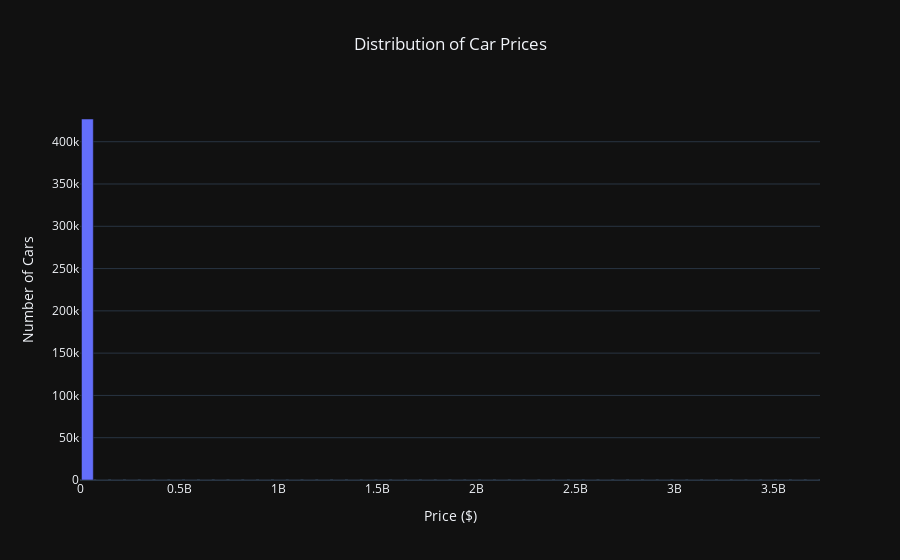

The code cell stored with this chart in its notebook:
### Markdown cell above
***Interpretation:*** Above, I calculated the total number of null values and their percentage for each column in the dataset. The resulting dataframe is sorted by the total number of nulls in descending order, the variable with the highest number of nulls will appear first.

If I drop all missing entries, the resulting dataframe will have `34,868` rows, a significant reduction from the original `426,880` rows. First, I will consider removing the unnecessary columns, and then try again removing the missing entries to validate the amount of data we have left. Based on that result, I will decide which is a better approach if removing the missing entries or fill the data with the mode, mean, or any other value.

The `size` column has the highest number of null values, missing `71.8%` of its entries, which indicates that it may not be a reliable feature for modeling. The `cylinders` column is missing `41.6%` of its entries, which is also a significant amount of missing data. The `condition` column is missing `40.79%` of entries, also a significant amount. The `drive` and `paint_color` columns are missing `30.5%` of entries. The `type` column is missing `21.8%` of entries. The other columns are missing less than `5%` of their entries, which may be more manageable.

I will handle the missing data as follows:
- I will drop the `size` column, as it has the highest number of null values, missing `71.8%` of its entries, which indicates that it may not be a reliable feature for modeling.
- For `cylinders`, since is missing `41.6%` of values, if I fill the data with the mode (most common value), it could reduce the variance of the data and cause potential bias. This is a categorical variable, one of the possible values is `other`, I will assign `other` to all missing entries.
- The `condition` column is also missing significant amount of entries `40.79%`.  This is also a categorical column, I will create a new categorical value called `unknown` and fill the missing values with it. The model will learn if the absence of this information has an impact on price.
- For `drive`, it's missing a significant amount of entries `30.6%`. This is also a categorical column, I will create a new categorical value called `unknown` and fill the missing values with it. The model will learn if the absence of this information has an impact on price.
- For `paint_color` column, the value varies by brand and year. I will create new categorical value called `unknown` and fill the missing values with it.
- For `type`, I will also consider filling the missing values with value `other`, which is a value already present in the column.
- For other columns with less than `5%` missing values, I will consider removing the rows with missing values.

### Code cell
def plot_price_distribution(data, column='price', bins=50, color='#636EFA'):
    counts, bin_edges = np.histogram(data[column], bins=bins)
    bin_centers = (bin_edges[:-1] + bin_edges[1:]) / 2

    agg_df = pd.DataFrame({"bin_center": bin_centers, "count": counts})
    fig = px.bar(agg_df, x="bin_center", y="count",
                 labels={'bin_center': 'Price ($)', 'count': 'Number of Cars'},
                 title='Distribution of Car Prices',
                 color_discrete_sequence=[color])
    fig.update_layout(title_x=0.5)
    fig.show()

plot_price_distribution(df)

### Figure 1 — Plotly figure (JSON) as saved in the notebook; plotly's stock layout.template omitted (floating-point values rounded to 4 significant figures)
{"data": [{"alignmentgroup": "True", "hovertemplate": "Price ($)=%{x}<br>Number of Cars=%{y}<extra></extra>", "legendgroup": "", "marker": {"color": "#636EFA", "pattern": {"shape": ""}}, "name": "", "offsetgroup": "", "orientation": "v", "showlegend": false, "textposition": "auto", "x": [37370000.0, 112100000.0, 186800000.0, 261600000.0, 336300000.0, 411100000.0, 485800000.0, 560500000.0, 635300000.0, 710000000.0, 784800000.0, 859500000.0, 934200000.0, 1009000000.0, 1084000000.0, 1158000000.0, 1233000000.0, 1308000000.0, 1383000000.0, 1457000000.0, 1532000000.0, 1607000000.0, 1682000000.0, 1756000000.0, 1831000000.0, 1906000000.0, 1981000000.0, 2055000000.0, 2130000000.0, 2205000000.0, 2280000000.0, 2354000000.0, 2429000000.0, 2504000000.0, 2578000000.0, 2653000000.0, 2728000000.0, 2803000000.0, 2877000000.0, 2952000000.0, 3027000000.0, 3102000000.0, 3176000000.0, 3251000000.0, 3326000000.0, 3401000000.0, 3475000000.0, 3550000000.0, 3625000000.0, 3700000000.0], "xaxis": "x", "y": [426860, 9, 0, 0, 0, 0, 0, 0, 0, 0, 0, 0, 0, 2, 2, 0, 1, 0, 1, 0, 0, 0, 0, 0, 0, 0, 0, 0, 0, 0, 0, 0, 0, 0, 0, 0, 0, 0, 0, 0, 3, 0, 0, 0, 0, 0, 0, 0, 0, 2], "yaxis": "y", "type": "bar"}], "layout": {"xaxis": {"anchor": "y", "domain": [0.0, 1.0], "title": {"text": "Price ($)"}}, "yaxis": {"anchor": "x", "domain": [0.0, 1.0], "title": {"text": "Number of Cars"}}, "legend": {"tracegroupgap": 0}, "title": {"text": "Distribution of Car Prices", "x": 0.5}, "barmode": "relative"}}
